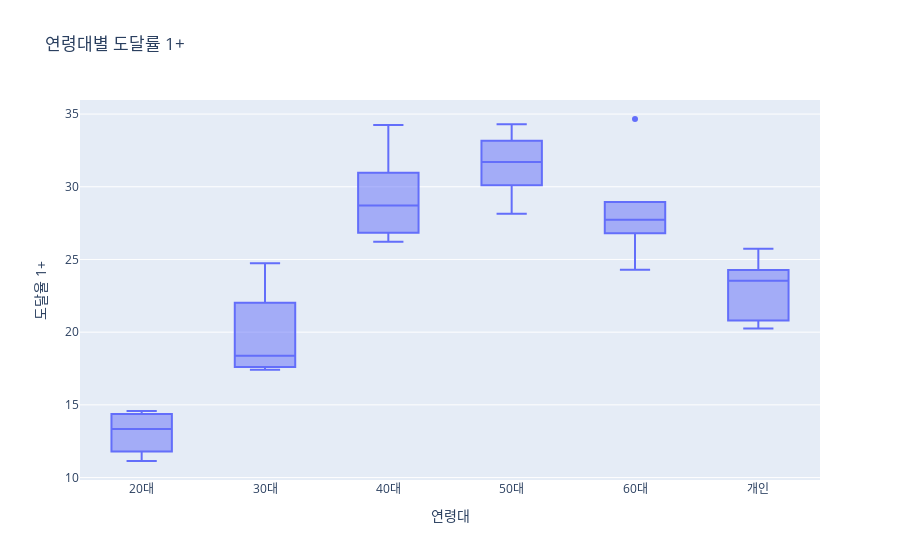

The notebook cell saved with this chart:
### Code cell
# 연령대별 도달률 1+ 분포
px.box(data_frame=age_df, x='연령대', y='도달율 1+', title="연령대별 도달률 1+")

### Figure 1 — Plotly figure (JSON) as saved in the notebook; plotly's stock layout.template omitted (floating-point values rounded to 4 significant figures)
{"data": [{"alignmentgroup": "True", "hovertemplate": "연령대=%{x}<br>도달율 1+=%{y}<extra></extra>", "legendgroup": "", "marker": {"color": "#636efa"}, "name": "", "notched": false, "offsetgroup": "", "orientation": "v", "showlegend": false, "type": "box", "x": ["20대", "20대", "20대", "20대", "20대", "20대", "30대", "30대", "30대", "30대", "30대", "30대", "40대", "40대", "40대", "40대", "40대", "40대", "50대", "50대", "50대", "50대", "50대", "50대", "60대", "60대", "60대", "60대", "60대", "60대", "개인", "개인", "개인", "개인", "개인", "개인"], "x0": " ", "xaxis": "x", "y": [13.96, 14.38, 14.58, 11.14, 12.73, 11.8, 17.72, 22.03, 24.74, 17.42, 19.05, 17.61, 26.84, 30.97, 34.25, 26.21, 29.3, 28.12, 30.11, 31.35, 33.16, 28.15, 32.05, 34.3, 26.8, 27.13, 28.32, 24.29, 28.96, 34.66, 20.8, 23.69, 25.73, 20.26, 23.38, 24.27], "y0": " ", "yaxis": "y"}], "layout": {"boxmode": "group", "legend": {"tracegroupgap": 0}, "title": {"text": "연령대별 도달률 1+"}, "xaxis": {"anchor": "y", "domain": [0, 1], "title": {"text": "연령대"}}, "yaxis": {"anchor": "x", "domain": [0, 1], "title": {"text": "도달율 1+"}}}}
